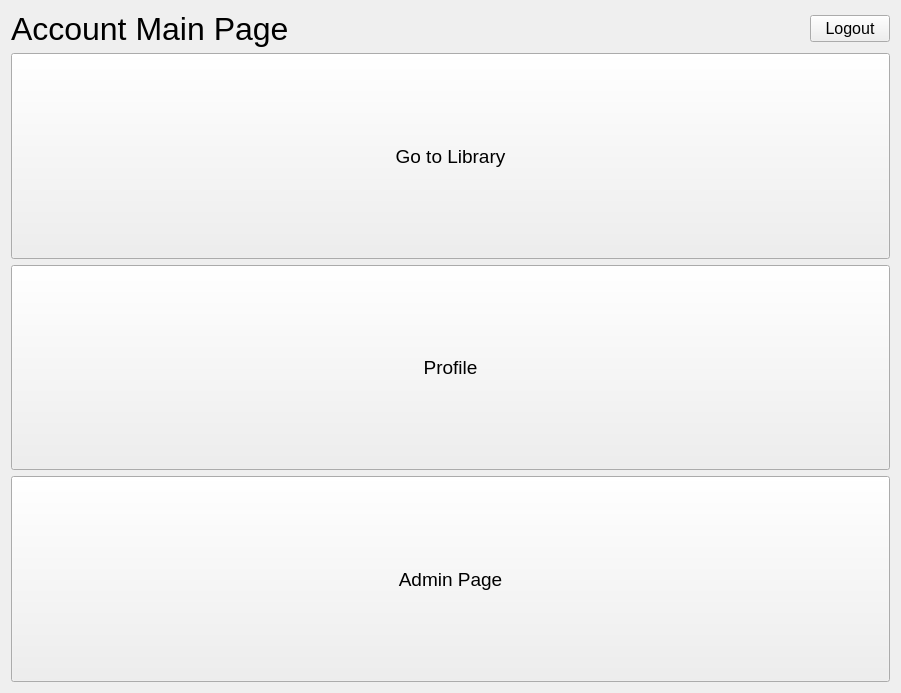
<?xml version="1.0" encoding="UTF-8"?>
<ui version="4.0">
 <class>AccountMainPage</class>
 <widget class="QWidget" name="AccountMainPage">
  <property name="geometry">
   <rect>
    <x>0</x>
    <y>0</y>
    <width>901</width>
    <height>693</height>
   </rect>
  </property>
  <property name="sizePolicy">
   <sizepolicy hsizetype="Fixed" vsizetype="Fixed">
    <horstretch>0</horstretch>
    <verstretch>0</verstretch>
   </sizepolicy>
  </property>
  <property name="windowTitle">
   <string>AccountMainPage</string>
  </property>
  <layout class="QVBoxLayout" name="verticalLayout">
   <item>
    <layout class="QHBoxLayout" name="horizontalLayout">
     <item>
      <widget class="QLabel" name="label">
       <property name="font">
        <font>
         <pointsize>24</pointsize>
        </font>
       </property>
       <property name="text">
        <string>Account Main Page</string>
       </property>
      </widget>
     </item>
     <item>
      <widget class="QPushButton" name="logoutButton">
       <property name="sizePolicy">
        <sizepolicy hsizetype="Fixed" vsizetype="Fixed">
         <horstretch>0</horstretch>
         <verstretch>0</verstretch>
        </sizepolicy>
       </property>
       <property name="font">
        <font>
         <pointsize>12</pointsize>
        </font>
       </property>
       <property name="text">
        <string>Logout</string>
       </property>
      </widget>
     </item>
    </layout>
   </item>
   <item>
    <layout class="QVBoxLayout" name="verticalLayout_3">
     <item>
      <widget class="QPushButton" name="libraryButton">
       <property name="sizePolicy">
        <sizepolicy hsizetype="Minimum" vsizetype="Minimum">
         <horstretch>0</horstretch>
         <verstretch>0</verstretch>
        </sizepolicy>
       </property>
       <property name="font">
        <font>
         <pointsize>14</pointsize>
        </font>
       </property>
       <property name="text">
        <string>Go to Library</string>
       </property>
      </widget>
     </item>
     <item>
      <widget class="QPushButton" name="profileButton">
       <property name="sizePolicy">
        <sizepolicy hsizetype="Minimum" vsizetype="Minimum">
         <horstretch>0</horstretch>
         <verstretch>0</verstretch>
        </sizepolicy>
       </property>
       <property name="font">
        <font>
         <pointsize>14</pointsize>
        </font>
       </property>
       <property name="text">
        <string>Profile</string>
       </property>
      </widget>
     </item>
     <item>
      <widget class="QPushButton" name="adminButton">
       <property name="sizePolicy">
        <sizepolicy hsizetype="Minimum" vsizetype="Minimum">
         <horstretch>0</horstretch>
         <verstretch>0</verstretch>
        </sizepolicy>
       </property>
       <property name="font">
        <font>
         <pointsize>14</pointsize>
        </font>
       </property>
       <property name="text">
        <string>Admin Page</string>
       </property>
      </widget>
     </item>
    </layout>
   </item>
  </layout>
 </widget>
 <resources/>
 <connections/>
</ui>
